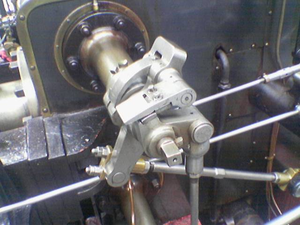
//> input picture valve.png, 300 x 225 px
$ ./Main   (built with g++ and OpenCV 4)
//> lines starting //> are read from the running program, lines starting //| are printed output that depends on the picture
### nms.h
#include <iostream>

using namespace std;
using namespace cv;

vector<Point2i> getNeighborsToCheck(double angle, int i, int j) {
	vector<Point2i> v;

	if ((angle > 0 && angle <= 22.5) || angle > 157.5 && angle <= 180) {
		// round to 0
		v.push_back(Point2i(i, j - 1));
		v.push_back(Point2i(i, j + 1));
		return v;
	} else if (angle > 22.5 && angle <= 67.5) {
		//round to 45
		v.push_back(Point2i(i - 1, j - 1));
		v.push_back(Point2i(i + 1, j + 1));
		return v;
	} else if (angle > 67.5 && angle <= 112.5) {
		//round to 90
		v.push_back(Point2i(i - 1, j));
		v.push_back(Point2i(i + 1, j));
		return v;
	} else if (angle > 112.5 && angle <= 157.5) {
		//round to 135
		v.push_back(Point2i(i - 1, j + 1));
		v.push_back(Point2i(i + 1, j - 1));
		return v;
	}
	return v;
}

void nonMaximaSuppression(const Mat1d &srcAngles, const Mat1d &srcImage, Mat1d &dst) {
	vector<Point2i> neighborsToCheck;
	for (int j = 0; j < srcAngles.rows; j++) {
		for (int i = 0; i < srcAngles.cols; i++) {
			neighborsToCheck = getNeighborsToCheck(srcAngles(j, i), i, j);
			for (int k = 0; k < neighborsToCheck.size(); k++) {
				if (neighborsToCheck[k].x >= 0 && neighborsToCheck[k].x < srcAngles.cols && neighborsToCheck[k].y >= 0 && neighborsToCheck[k].y < srcAngles.rows) {
					if (srcImage(j, i) < srcImage(neighborsToCheck[k].y, neighborsToCheck[k].x)) {
						dst(j, i) = 0;
					} else if (srcImage(j, i)){
						dst(j, i) = 1;
					}
				}
			}
		}
	}
}

void hysteresis(const Mat1d &supressed_image, const Mat1d &gradient, int lower, int upper, Mat1d &dst) {
	int gradient_color;
	for (int j = 0; j < gradient.rows; j++) {
		for (int i = 0; i < gradient.cols; i++) {
			gradient_color = 255 * gradient(j, i);
			if (gradient_color != 0) {
				if (gradient_color > upper) {
					dst(j, i) = 1;
				} else {
					if (gradient_color < lower) {
						dst(j, i) = 0;
					} else {
						for (int y = -1; y <= 1; y++) {
							for (int x = -1; x <= 1; x++) {
								if ((x + i) >= 0 && (x + i) < gradient.cols && (y + j) >= 0 && (y + j) < gradient.rows) {
									if (gradient(j + y, i + x) * 255 > upper) {
										dst(j, i) = 1;
									} else {
										dst(j, i) = 0;
									}
								}
							}
						}
					}
				}
			} else {
				dst(j, i) = 0;
			}
		}
	}
}

### stdafx.h
// stdafx.h : include file for standard system include files,
// or project specific include files that are used frequently, but
// are changed infrequently
//

#pragma once

#include "targetver.h"

#include <stdio.h>
#include <tchar.h>


// TODO: reference additional headers your program requires here

### Main.cpp
// Teste_OPENCV.cpp : Defines the entry point for the console application.
//

#include "stdafx.h"
#include <opencv2/opencv.hpp>
#include <math.h>
#include "nms.h"

using namespace cv;
using namespace std;

Mat1d image;
Mat1d output;
const int max_lowThreshold = 100;
const int ratio = 2;
const double RadtoDeg = 180/3.14;

int lowThreshold;

const Mat1d gaussian = (Mat1d(5, 5) <<
	2.0,  4.0,  5.0,  4.0, 2.0,
	4.0,  9.0, 12.0,  9.0, 4.0,
	5.0, 12.0, 15.0, 12.0, 5.0,
	4.0,  9.0, 12.0,  9.0, 4.0,
	2.0,  4.0,  5.0,  4.0, 2.0
) / 159;

const Mat1d kernelH = (Mat1d(3, 3) <<
	-1.0, 0.0, 1.0,
	-2.0, 0.0, 2.0,
	-1.0, 0.0, 1.0
);

const Mat1d kernelV = (Mat1d(3, 3) <<
	-1.0, -2.0, -1.0,
	 0.0,  0.0,  0.0,
	 1.0,  2.0,  1.0
	);

Mat1d convolutionSingleDirectional(const Mat1d &kernel, const Mat1d &image) {

	assert(kernel.rows == kernel.cols);
	int halfKernelSize = kernel.cols / 2;
	double sum = 0.0;

	Mat1d img(image.rows, image.cols, 0.0);

	for (int y = 0; y < image.rows; y++) {
		for (int x = 0; x < image.cols; x++) {
			for (int j = -halfKernelSize; j <= halfKernelSize; j++) {
				for (int i = -halfKernelSize; i <= halfKernelSize; i++) {
					if ((x + i) >= 0 && (x + i) < image.cols && (y + j) >= 0 && (y + j) < image.rows) {
						sum += kernel(i + halfKernelSize, j + halfKernelSize) * image(y + j, x + i);
					}
				}
			}
			img(y, x) = sum / 255;
			sum = 0;
		}
	}
	return img;
}

Mat1d convolutionMultiDirectional(const vector<Mat1d> &kernels, const Mat1d &image, Mat1d &angles) {

	Mat1d img(image.rows, image.cols, 0.0);

	vector<Mat1d> outputsFromConvolution;
	vector<double> angs;

	for (int k = 0; k < kernels.size(); k++) {
		outputsFromConvolution.push_back(convolutionSingleDirectional(kernels[k], image));
	}


	for (int j = 0; j < image.rows; j++) {
		for (int i = 0; i < image.cols; i++) {
			for (int k = 0; k < outputsFromConvolution.size(); k++) {
				img(j, i) += abs(outputsFromConvolution[k](j, i));
				angs.push_back(outputsFromConvolution[k](j, i));
			}
			img(j, i) = img(j, i) * 255;
			angles(j, i) = atan2(angs[1], angs[0]) * RadtoDeg;
			angs.clear();
		}
	}
	return img;
}

void setThreshold(int, void *) {
	Mat1d gaussian_output = convolutionSingleDirectional(gaussian, image);
	vector<Mat1d> kernels;
	kernels.push_back(kernelH);
	kernels.push_back(kernelV);

	Mat1d angles(image.rows, image.cols);
	Mat1d gradient = convolutionMultiDirectional(kernels, gaussian_output, angles);

	double max_gradient = DBL_MIN;
	double min_gradient = DBL_MAX;

	for (int j = 0; j < gradient.rows; j++) {
		for (int i = 0; i < gradient.cols; i++) {
			if (gradient(j, i) > max_gradient) {
				max_gradient = gradient(j, i);
			}
			if (gradient(j, i) < min_gradient) {
				min_gradient = gradient(j, i);
			}
		}
	}

	for (int j = 0; j < gradient.rows; j++) {
		for (int i = 0; i < gradient.cols; i++) {
			gradient(j, i) = (gradient(j, i) - min_gradient) / (max_gradient - min_gradient);
		}
	}

	Mat1d supressed_output(image.rows, image.cols, 0.0);
	output = Mat1d(image.rows, image.cols);

	nonMaximaSuppression(angles, gradient, supressed_output);
	hysteresis(supressed_output, gradient, lowThreshold, ratio * lowThreshold, output);
	imshow("Canny Edge Detection", output);

}

int _tmain(int argc, _TCHAR* argv[]) {
	image = imread("valve.png", CV_LOAD_IMAGE_GRAYSCALE);
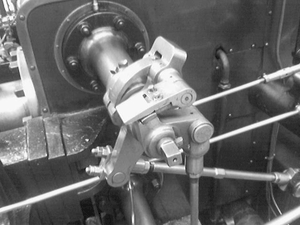
//> image: 225 rows x 300 cols, CV_64FC1; min 0, max 255, mean 105.8

	namedWindow("Canny Edge Detection", CV_WINDOW_AUTOSIZE);

	createTrackbar("Min Threshold:", "Canny Edge Detection", &lowThreshold, max_lowThreshold, setThreshold);
	setThreshold(0, 0);
//> after the loop in convolutionSingleDirectional, `for (int y = 0; y < image.rows; y++)`:
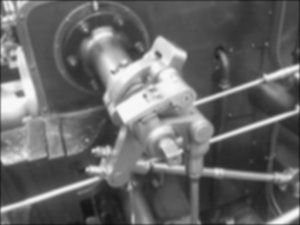
//> img: 225 rows x 300 cols, CV_64FC1; min 0.0661, max 0.972, mean 0.412
//> after the loop in convolutionSingleDirectional, `for (int y = 0; y < image.rows; y++)`: sum = 0
//> in setThreshold, `Mat1d gaussian_output = convolutionSingleDirectional(gaussian, image);`: gaussian = [[0.0126, 0.0252, 0.0314, 0.0252, 0.0126], [0.0252, 0.0566, 0.0755, 0.0566, 0.0252], [0.0314, 0.0755, 0.0943, 0.0755, 0.0314], [0.0252, 0.0566, 0.0755, 0.0566, 0.0252], [0.0126, 0.0252, 0.0314, 0.0252, 0.0126]]
//> after the loop in convolutionMultiDirectional, `for (int j = 0; j < image.rows; j++)`:
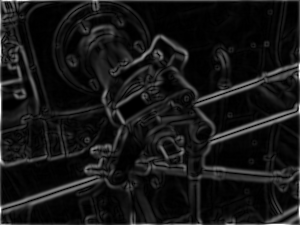
//> img: 225 rows x 300 cols, CV_64FC1; min 1.11e-16, max 3.52, mean 0.317; drawn with min black and max white
//> after the loop in convolutionMultiDirectional, `for (int j = 0; j < image.rows; j++)`:
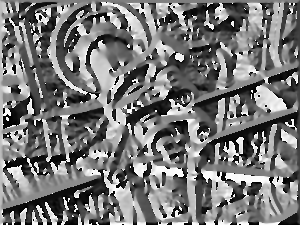
//> angles: 225 rows x 300 cols, CV_64FC1; min -180.1, max 180.1, mean -11.6; drawn with min black and max white
//> the loop in setThreshold, `for (int j = 0; j < gradient.rows; j++)` made 225 passes
//> min_gradient on passes 1 to 3: 0.797, 0.292, 0.0361
//> after the loop in setThreshold, `for (int j = 0; j < gradient.rows; j++)`: max_gradient = 3.52; min_gradient = 1.11e-16
//> after the loop in nonMaximaSuppression, `for (int j = 0; j < srcAngles.rows; j++)`:
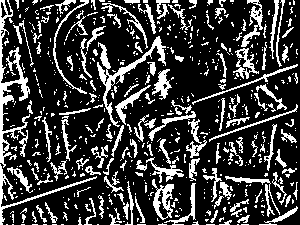
//> dst: 225 rows x 300 cols, CV_64FC1; values 0 (black) and 1 (white), 23.6% white in thin lines or dots
//> the loop in hysteresis, `for (int j = 0; j < gradient.rows; j++)` made 225 passes
//> gradient_color on passes 1 to 3: 80, 78, 74
//> after the loop in hysteresis, `for (int j = 0; j < gradient.rows; j++)`:
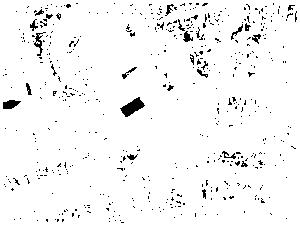
//> dst: 225 rows x 300 cols, CV_64FC1; values 0 (black) and 1 (white), 96.2% white; black in thin lines or dots
//> after the loop in hysteresis, `for (int j = 0; j < gradient.rows; j++)`: gradient_color = 88

	waitKey(0);
	return 0;
}
